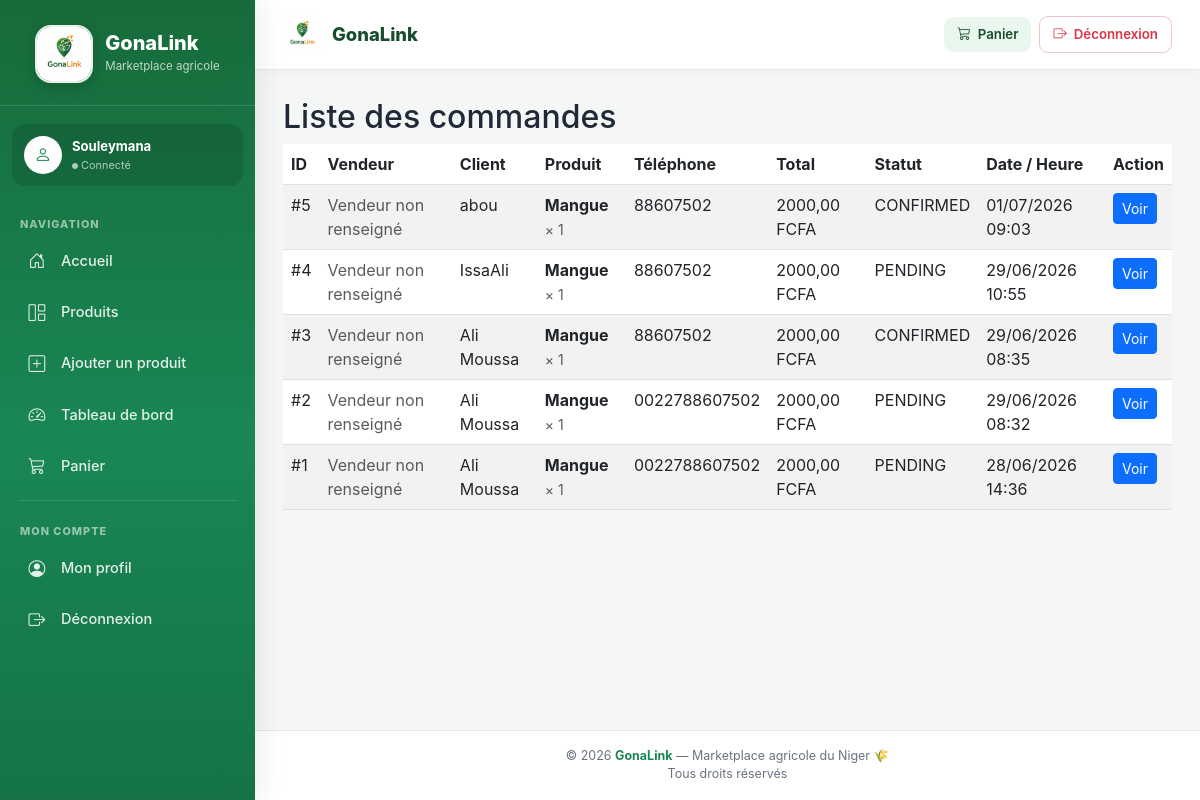
The app's page /orders/orders/ (signed in), older data.
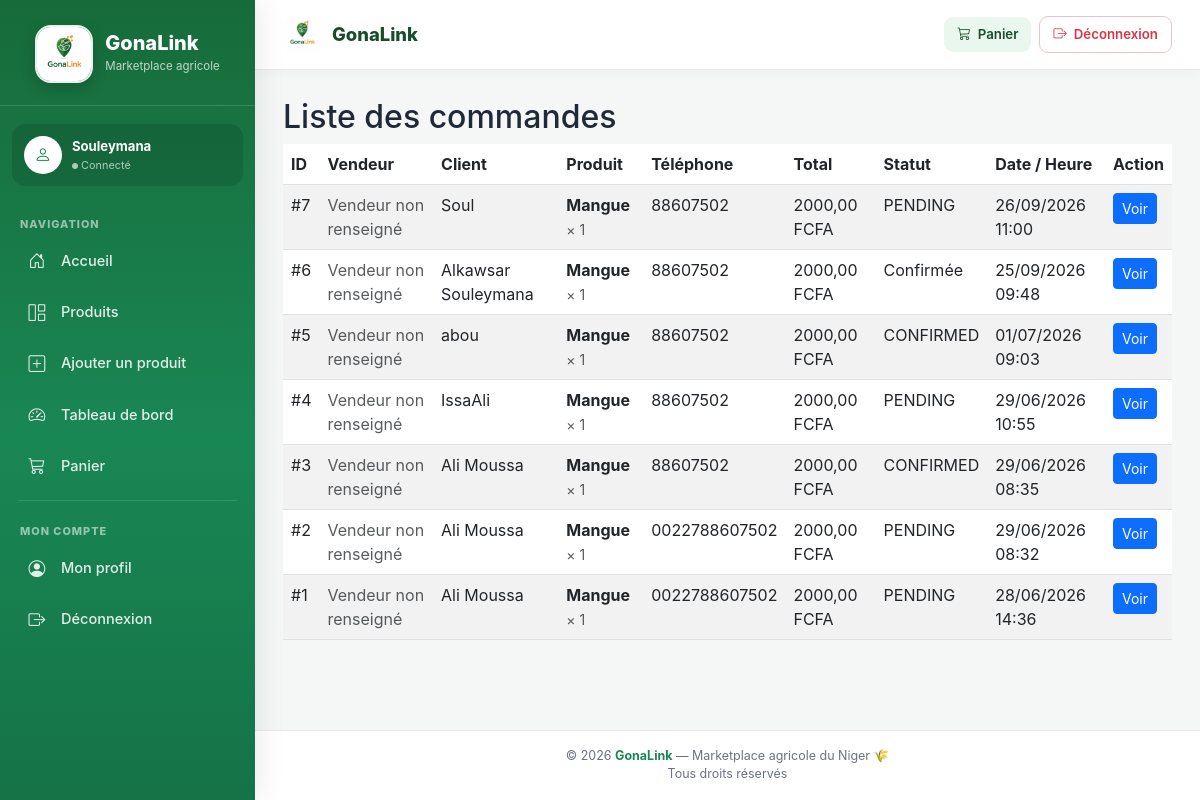
The same page, newer data.
### accounts/models.py (models this page shows, shortened)
class User(AbstractUser):
    ROLE_CHOICES = (
        ('VENDEUR', 'Vendeur'),
        ('ADMIN', 'Admin'),
    )
    role = models.CharField(max_length=20,choices=ROLE_CHOICES,default="VENDEUR")
    phone = models.CharField(max_length=20,blank=True)
    address = models.TextField(blank=True)

### orders/models.py (models this page shows, shortened)
class Order(models.Model):
    STATUS = [
        ('pending', 'En attente'),
        ('confirmed', 'Confirmée'),
        ('shipped', 'Expédiée'),
        ('delivered', 'Livrée'),
        ('cancelled', 'Annulée'),
    ]
    invoice_number = models.CharField(
        max_length=20,
        unique=True,
        blank=True,
        null=True
    )
    name = models.CharField(
        max_length=150
    )
    phone = models.CharField(
        max_length=30
    )
    address = models.CharField(
        max_length=255
    )
    total = models.DecimalField(
        max_digits=10,
        decimal_places=2,
        default=0
    )
    status = models.CharField(
        max_length=20,
        choices=STATUS,
        default='pending'
    )
    created_at = models.DateTimeField(
        auto_now_add=True
    )

class OrderItem(models.Model):
    order = models.ForeignKey(Order,
        on_delete=models.CASCADE,
        related_name="items"
    )
    product = models.ForeignKey(Product,on_delete=models.PROTECT)
    seller = models.ForeignKey(settings.AUTH_USER_MODEL,on_delete=models.CASCADE,related_name="sales", null=True,blank=True)
    price = models.DecimalField(max_digits=10,decimal_places=2)
    quantity = models.PositiveIntegerField()

### products/models.py (models this page shows, shortened)
class Product(models.Model):
    UNIT = [
        ("kg", "Kg"),
        ("sac", "Sac"),
        ("piece", "Pièce"),
    ]
    CATEGORY = [
        ("legume", "Légumes"),
        ("fruit", "Fruits"),
        ("cereale", "Céréales"),
        ("forestiers", "Produits forestiers"),
    ]
    seller = models.ForeignKey(
        User,
        on_delete=models.CASCADE,
        null=True,
        blank=True,
        related_name="products",
    )
    category = models.CharField(
        max_length=20,
        choices=CATEGORY,
    )
    name = models.CharField(
        max_length=200,
    )
    slug = models.SlugField(
        max_length=220,
        unique=True,
        blank=True,
    )
    description = models.TextField(
        blank=True,
    )
    origin = models.CharField(
        max_length=100,
        blank=True,
        verbose_name="Provenance",
    )
    price = models.DecimalField(
        max_digits=10,
        decimal_places=2,
    )
    stock = models.PositiveIntegerField(
        default=0,
    )
    unit = models.CharField(
        max_length=10,
        choices=UNIT,
        default="kg",
    )
    image = models.ImageField(
        upload_to="products/",
    )
    available = models.BooleanField(
        default=True,
    )
    created_at = models.DateTimeField(
        auto_now_add=True,
    )
    updated_at = models.DateTimeField(
        auto_now=True,
    )

### orders/views.py (the view)
# urls.py: path("orders/",views.order_list,name="order_list"),
@login_required
def order_list(request):
    orders = Order.objects.all().order_by("-created_at")
    return render(
        request,
        "orders/order_list.html",
        {
            "orders": orders
        }
    )

### templates/orders/order_list.html (shortened to what this page needs)
{% extends 'base.html' %}
{% block content %}
<h2>
    Liste des commandes
</h2>
<table class="table table-striped">
<thead>
    <tr>
        <th>ID</th>
        {% if request.user.is_superuser or request.user.is_staff %}
            <th>Vendeur</th>
        {% endif %}
        <th>Client</th>
        <th>Produit</th>
        <th>Téléphone</th>
        <th>Total</th>
        <th>Statut</th>
        <th>Date / Heure</th>
        <th>Action</th>
    </tr>
</thead>
<tbody>
    {% for order in orders %}
    <tr>
        <td>
            #{{ order.id }}
        </td>
        {% if request.user.is_superuser or request.user.is_staff %}
        <td>
            {% for item in order.items.all %}
                {% if item.seller %}
                    <div>
                        <strong>
                            {{ item.seller.get_full_name|default:item.seller.username }}
                        </strong>
                    </div>
                {% else %}
                    <div class="text-muted">
                        Vendeur non renseigné
                    </div>
                {% endif %}
            {% empty %}
                <span class="text-muted">
                    Aucun vendeur
                </span>
            {% endfor %}
        </td>
        {% endif %}
        <td>
            {{ order.name }}
        </td>
        <td>
            {% for item in order.items.all %}
                <div>
                    <strong>
                        {{ item.product.name }}
                    </strong>
                    <small class="text-muted">
                        × {{ item.quantity }}
                    </small>
                </div>
            {% empty %}
                <span class="text-muted">
                    Aucun produit
                </span>
            {% endfor %}
        </td>
        <td>
            {{ order.phone }}
        </td>
        <td>
            {{ order.total }} FCFA
        </td>
        <td>
            {{ order.get_status_display }}
        </td>
        <td>
            {{ order.created_at|date:"d/m/Y H:i" }}
        </td>
        <td>
            <a
                href="{% url 'order_detail' order.id %}"
                class="btn btn-primary btn-sm"
            >
                Voir
            </a>
        </td>
    </tr>
    {% endfor %}
</tbody>
</table>
{% endblock %}

### templates/base.html (shortened to what this page needs)
{% load static %}
<!DOCTYPE html>
<html lang="fr">
<head>
    <link
        href="https://cdn.jsdelivr.net/npm/bootstrap@5.3.0/dist/css/bootstrap.min.css"
        rel="stylesheet">
    <link
        href="https://cdn.jsdelivr.net/npm/bootstrap-icons/font/bootstrap-icons.css"
        rel="stylesheet">
</head>
<body class="{% if user.is_authenticated %}authenticated{% endif %}">
{% if user.is_authenticated %}
<aside class="sidebar" id="sidebar">
    <div class="logo-container">
        <div class="logo-wrapper">
            <img
                src="{% static 'images/logo.jpeg' %}"
                class="logo"
                alt="Logo GonaLink">
            <div class="logo-text">
                <div class="logo-title">
                    GonaLink
                </div>
                <div class="logo-subtitle">
                    Marketplace agricole
                </div>
            </div>
        </div>
    </div>
    <div class="sidebar-user">
        <div class="user-avatar">
            <i class="bi bi-person"></i>
        </div>
        <div class="user-info">
            <div class="user-name">
                {{ user.username }}
            </div>
            <div class="user-status">
                <i class="bi bi-circle-fill"
                   style="font-size:6px;"></i>
                Connecté
            </div>
        </div>
    </div>
    <div class="sidebar-section">
        Navigation
    </div>
    <div class="sidebar-menu">
        <a
            href="{% url 'home' %}"
            class="menu-link">
            <i class="bi bi-house-door"></i>
            <span>Accueil</span>
        </a>
        <a
            href="{% url 'product_list' %}"
            class="menu-link">
            <i class="bi bi-grid-1x2"></i>
            <span>Produits</span>
        </a>
        <a
            href="{% url 'product_create' %}"
            class="menu-link">
            <i class="bi bi-plus-square"></i>
            <span>Ajouter un produit</span>
        </a>
        <a
            href="{% url 'dashboard' %}"
            class="menu-link">
            <i class="bi bi-speedometer2"></i>
            <span>Tableau de bord</span>
        </a>
        <a
            href="{% url 'cart' %}"
            class="menu-link">
            <i class="bi bi-cart3"></i>
            <span>Panier</span>
        </a>
    </div>
    <div class="sidebar-divider"></div>
    <div class="sidebar-section">
        Mon compte
    </div>
    <div class="sidebar-menu">
        <a
            href="{% url 'profile' %}"
            class="menu-link">
            <i class="bi bi-person-circle"></i>
            <span>Mon profil</span>
        </a>
        <a
            href="{% url 'logout' %}"
            class="menu-link">
            <i class="bi bi-box-arrow-right"></i>
            <span>Déconnexion</span>
        </a>
    </div>
</aside>
{% endif %}
<div class="main-wrapper">
    <nav class="top-navbar">
        <a
            class="navbar-brand-custom"
            href="{% url 'home' %}">
            <img
                src="{% static 'images/logo.jpeg' %}"
                alt="Logo GonaLink">
            <span>
                GonaLink
            </span>
        </a>
        {% if user.is_authenticated %}
            <a
                href="{% url 'cart' %}"
                class="nav-action nav-cart me-2">
                <i class="bi bi-cart3"></i>
                <span>
                    Panier
                </span>
            </a>
            <a
                href="{% url 'logout' %}"
                class="nav-action nav-logout">
                <i class="bi bi-box-arrow-right"></i>
                <span>
                    Déconnexion
                </span>
            </a>
        {% endif %}
    </nav>
    <main class="content">
        {% block content %}
        {% endblock %}
    </main>
    <footer class="footer">
        © 2026
        <strong>GonaLink</strong>
        — Marketplace agricole du Niger 🌾
        <br>
        <span>
            Tous droits réservés
        </span>
    </footer>
</div>
</body>
</html>

### templates/base.html (style rules this page uses)
:root { --green-dark: #174d2a; --green: #198754; --green-light: #eaf7ef; --orange: #f28c28; --orange-dark: #dc7417; --sidebar-width: 255px; --background: #f5f7f6; --text-dark: #1f2937; --text-muted: #6b7280; --border: #e5e7eb; --white: #ffffff; }
* { box-sizing: border-box; }
html, body { margin: 0; padding: 0; min-height: 100%; font-family: "Inter", "Segoe UI", Roboto, Arial, sans-serif; background: var(--background); color: var(--text-dark); }
body { overflow-x: hidden; }
a { text-decoration: none; }
.sidebar { position: fixed; top: 0; left: 0; width: var(--sidebar-width); height: 100vh; background: linear-gradient( 180deg, #176b3a 0%, #198754 55%, #157347 100% ); color: white; z-index: 1100; overflow-y: auto; box-shadow: 5px 0 25px rgba(0,0,0,.08); transition: transform .3s ease; }
.logo-container { padding: 25px 18px 22px; border-bottom: 1px solid rgba(255,255,255,.15); margin-bottom: 12px; }
.logo-wrapper { display: flex; align-items: center; justify-content: center; gap: 12px; }
.logo { width: 58px; height: 58px; object-fit: cover; border-radius: 16px; border: 2px solid rgba(255,255,255,.9); box-shadow: 0 5px 15px rgba(0,0,0,.18); }
.logo-text { display: flex; flex-direction: column; }
.logo-title { font-size: 1.25rem; font-weight: 800; color: white; line-height: 1.1; }
.logo-subtitle { font-size: .72rem; color: rgba(255,255,255,.72); margin-top: 4px; }
.sidebar-section { padding: 12px 20px 6px; color: rgba(255,255,255,.55); font-size: .68rem; font-weight: 800; text-transform: uppercase; letter-spacing: 1px; }
.sidebar-menu { padding: 0 12px; }
.sidebar a.menu-link { display: flex; align-items: center; gap: 13px; color: rgba(255,255,255,.88); padding: 11px 14px; margin-bottom: 4px; border-radius: 10px; font-size: .91rem; font-weight: 500; transition: all .2s ease; }
.sidebar a.menu-link i { width: 22px; text-align: center; font-size: 1.05rem; }
.sidebar-user { margin: 18px 12px; padding: 12px; border-radius: 13px; background: rgba(0,0,0,.12); display: flex; align-items: center; gap: 10px; }
.user-avatar { width: 38px; height: 38px; border-radius: 50%; background: white; color: var(--green); display: flex; align-items: center; justify-content: center; font-size: 1.05rem; font-weight: 800; }
.user-info { min-width: 0; }
.user-name { color: white; font-size: .82rem; font-weight: 700; white-space: nowrap; overflow: hidden; text-overflow: ellipsis; }
.user-status { color: rgba(255,255,255,.65); font-size: .68rem; }
.sidebar-divider { height: 1px; background: rgba(255,255,255,.12); margin: 10px 18px; }
body.authenticated .main-wrapper { margin-left: var(--sidebar-width); }
.main-wrapper { min-height: 100vh; display: flex; flex-direction: column; }
.top-navbar { height: 70px; background: rgba(255,255,255,.96); backdrop-filter: blur(12px); border-bottom: 1px solid var(--border); display: flex; align-items: center; padding: 0 28px; position: sticky; top: 0; z-index: 1000; box-shadow: 0 2px 15px rgba(0,0,0,.03); }
.navbar-brand-custom { display: flex; align-items: center; gap: 10px; color: var(--green-dark); font-weight: 800; font-size: 1.15rem; }
.navbar-brand-custom img { width: 39px; height: 39px; border-radius: 11px; object-fit: cover; }
.nav-action { display: inline-flex; align-items: center; gap: 7px; padding: 8px 13px; border-radius: 9px; font-size: .83rem; font-weight: 600; transition: .2s; }
.nav-cart { color: var(--green-dark); background: var(--green-light); }
.nav-logout { color: #dc3545; border: 1px solid #f1c2c7; }
.content { flex: 1; padding: 28px; width: 100%; }
.footer { margin-top: auto; background: white; border-top: 1px solid var(--border); color: var(--text-muted); text-align: center; padding: 16px 20px; font-size: .78rem; }
.footer strong { color: var(--green); }

Row changes from the older to the newer data that the page shows:
added Order: id "7", name "Soul", phone "88607502", total "2000,00", status "PENDING", created_at "26/09/2026 11:00"
added OrderItem: shows "Vendeur non renseigné", product.name "Mangue", quantity "1"
added Order: id "6", name "Alkawsar Souleymana", phone "88607502", total "2000,00", status "Confirmée", created_at "25/09/2026 09:48"
added OrderItem: shows "Vendeur non renseigné", product.name "Mangue", quantity "1"
